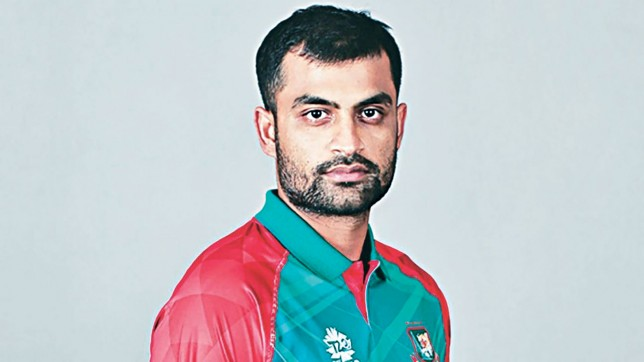
#> input picture Images/t.jpg, 644 x 362 px, found by its file name
$ python 'Basic image manipulation.py'
#> lines starting #> are read from the running program, lines starting #| are printed output that depends on the picture
# -*- coding: utf-8 -*-
"""
Created on Wed Apr  7 21:25:17 2021

@author: Md.Abdullah
"""

from PIL import Image

img =Image.open('J:\Digital-Image-Processing\Images/t.jpg')
#> img is the input picture: PIL image 644x362 RGB; mean R, G, B 188.5, 196.1, 200.1
img.show()

# resize
resize_img=img.resize([200,250])
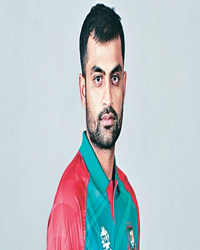
#> resize_img: PIL image 200x250 RGB; mean R, G, B 188.5, 196.1, 200.1
resize_img.show()

#Cropped Image
xrop=(10,10,100,100)
crop_img=img.crop(xrop)
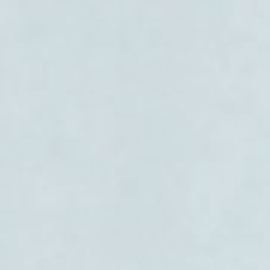
#> crop_img: PIL image 90x90 RGB (shown 3 times larger); mean R, G, B 208.2, 220.5, 224.1
crop_img.show()

# rotate
rot_img=img.rotate(45)
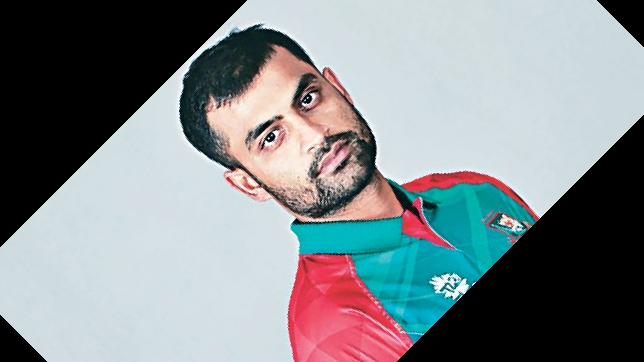
#> rot_img: PIL image 644x362 RGB; mean R, G, B 131.6, 138, 140.8
rot_img.show()
